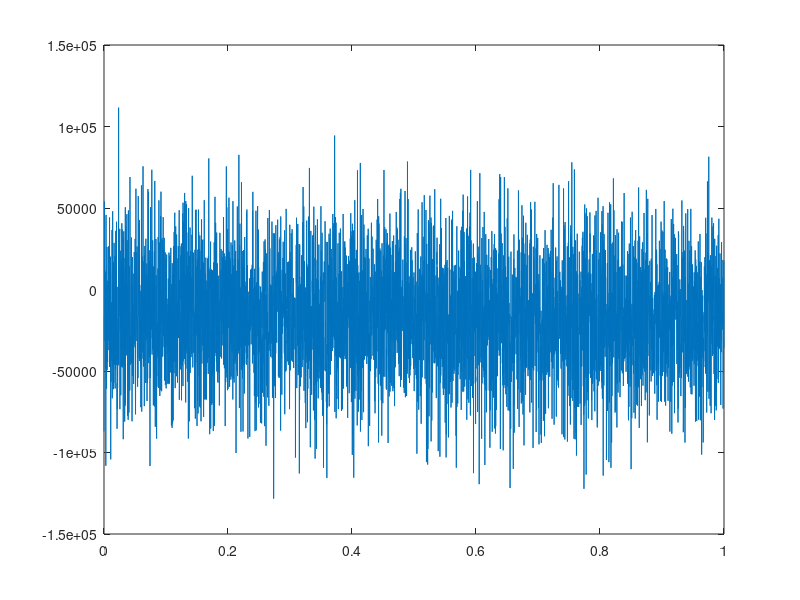
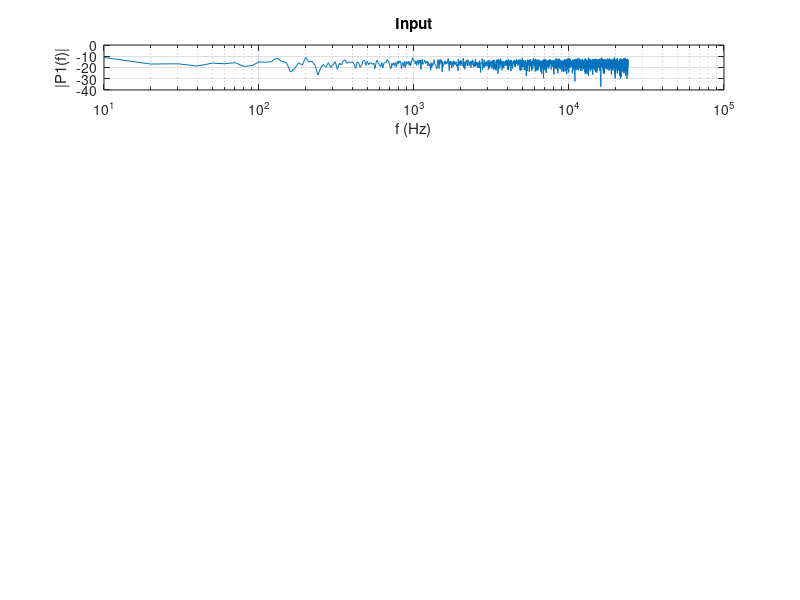

The MATLAB script that drew these images, in order: (Note: this script raises an error after producing the figures.)

Fs=48000;

L=48000*0.1;
t=linspace(0,1,L);
input=32767*sin(2*pi*t*10000);

%%testbench test
% for type = 0:3
%     res=64;
%     for freq = 0:127
%         for i = 1:48
%             andrew_filter(input(i),freq,res,type);
%         end
%     end
%     freq=64;
%     for res = 0:127
%         for i = 1:48
%             andrew_filter(input(i),freq,res,type);
%         end
%     end
% end



input = 32767*(randn(1,L)-.5);

figure(1)
plot(t,input)

output = zeros(L);

figure(2)

subplot(6,1,1)
Y = fft(input);
P2 = abs(Y/L);
P1 = P2(1:L/2+1);
P1(2:end-1) = 2*P1(2:end-1);
f = Fs*(0:(L/2))/L;
semilogx(f,10*log10(P1/32767))
title("Input")
xlabel("f (Hz)")
ylabel("|P1(f)|")
grid on;

res=64;
%%%%%%%%%%%%%%%%%%%%%%%% LPF %%%%%%%%%%%%%%%%%%%%%%%
CC = 0;
type = 0;
 for i = 1:L
    output(i) = andrew_filter(input(i),CC,res,type);
 end
  
     Y_F = fft(output);
     P2 = abs(Y_F/L);
     P1 = P2(1:L/2+1);
     P1(2:end-1) = 2*P1(2:end-1);
     
     subplot(6,5,6)
     semilogx(f,10*log10(P1/32767))
     title("LP output with CC = " + CC)
     xlabel("f (Hz)")
     ylabel("|P1(f)|")
     grid on;
     
CC = 32;
 for i = 1:L
    output(i) = andrew_filter(input(i),CC,res,type);
 end
  
     Y_F = fft(output);
     P2 = abs(Y_F/L);
     P1 = P2(1:L/2+1);
     P1(2:end-1) = 2*P1(2:end-1);
     f = Fs*(0:(L/2))/L;
     
     subplot(6,5,11)
     semilogx(f,10*log10(P1/32767))
     title("LP output with CC = " + CC)
     xlabel("f (Hz)")
     ylabel("|P1(f)|")
     grid on;
     
CC = 64;
 for i = 1:L
    output(i) = andrew_filter(input(i),CC,res,type);
 end
  
     Y_F = fft(output);
     P2 = abs(Y_F/L);
     P1 = P2(1:L/2+1);
     P1(2:end-1) = 2*P1(2:end-1);
     f = Fs*(0:(L/2))/L;
     
     subplot(6,5,16)
     semilogx(f,10*log10(P1/32767))
     title("LP output with CC = " + CC)
     xlabel("f (Hz)")
     ylabel("|P1(f)|")
     grid on;     
     
CC = 96;
 for i = 1:L
    output(i) = andrew_filter(input(i),CC,res,type);
 end
  
     Y_F = fft(output);
     P2 = abs(Y_F/L);
     P1 = P2(1:L/2+1);
     P1(2:end-1) = 2*P1(2:end-1);
     f = Fs*(0:(L/2))/L;
     
     subplot(6,5,21)
     semilogx(f,10*log10(P1/32767))
     title("LP output with CC = " + CC)
     xlabel("f (Hz)")
     ylabel("|P1(f)|") 
     grid on;
     
CC = 127;
 for i = 1:L
    output(i) = andrew_filter(input(i),CC,res,type);
 end
  
     Y_F = fft(output);
     P2 = abs(Y_F/L);
     P1 = P2(1:L/2+1);
     P1(2:end-1) = 2*P1(2:end-1);
     f = Fs*(0:(L/2))/L;
     
     subplot(6,5,26)
     semilogx(f,10*log10(P1/32767))
     title("LP output with CC = " + CC)
     xlabel("f (Hz)")
     ylabel("|P1(f)|")
     grid on;
     
%%%%%%%%%%%%%%%%%%%%%%%% HPF %%%%%%%%%%%%%%%%%%%%%%%
CC = 0;
type = 1;
 for i = 1:L
    output(i) = andrew_filter(input(i),CC,res,type);
 end
  
     Y_F = fft(output);
     P2 = abs(Y_F/L);
     P1 = P2(1:L/2+1);
     P1(2:end-1) = 2*P1(2:end-1);
     
     subplot(6,5,6+type)
     semilogx(f,10*log10(P1/32767))
     title("HP output with CC = " + CC)
     xlabel("f (Hz)")
     ylabel("|P1(f)|")
     grid on;
     
CC = 32;
 for i = 1:L
    output(i) = andrew_filter(input(i),CC,res,type);
 end
  
     Y_F = fft(output);
     P2 = abs(Y_F/L);
     P1 = P2(1:L/2+1);
     P1(2:end-1) = 2*P1(2:end-1);
     f = Fs*(0:(L/2))/L;
     
     subplot(6,5,11+type)
     semilogx(f,10*log10(P1/32767))
     title("HP output with CC = " + CC)
     xlabel("f (Hz)")
     ylabel("|P1(f)|")
     grid on;

CC = 64;
 for i = 1:L
    output(i) = andrew_filter(input(i),CC,res,type);
 end
  
     Y_F = fft(output);
     P2 = abs(Y_F/L);
     P1 = P2(1:L/2+1);
     P1(2:end-1) = 2*P1(2:end-1);
     f = Fs*(0:(L/2))/L;
     
     subplot(6,5,16+type)
     semilogx(f,10*log10(P1/32767))
     title("HP output with CC = " + CC)
     xlabel("f (Hz)")
     ylabel("|P1(f)|")
     grid on;
     
CC = 96;
 for i = 1:L
    output(i) = andrew_filter(input(i),CC,res,type);
 end
  
     Y_F = fft(output);
     P2 = abs(Y_F/L);
     P1 = P2(1:L/2+1);
     P1(2:end-1) = 2*P1(2:end-1);
     f = Fs*(0:(L/2))/L;
     
     subplot(6,5,21+type)
     semilogx(f,10*log10(P1/32767))
     title("HP output with CC = " + CC)
     xlabel("f (Hz)")
     ylabel("|P1(f)|") 
     grid on;
     
CC = 127;
 for i = 1:L
    output(i) = andrew_filter(input(i),CC,res,type);
 end
  
     Y_F = fft(output);
     P2 = abs(Y_F/L);
     P1 = P2(1:L/2+1);
     P1(2:end-1) = 2*P1(2:end-1);
     f = Fs*(0:(L/2))/L;
     
     subplot(6,5,26+type)
     semilogx(f,10*log10(P1/32767))
     title("HP output with CC = " + CC)
     xlabel("f (Hz)")
     ylabel("|P1(f)|")
     grid on;
     
%%%%%%%%%%%%%%%%%%%%%%%% BPF %%%%%%%%%%%%%%%%%%%%%%%
CC = 0;
type = 2;
 for i = 1:L
    output(i) = andrew_filter(input(i),CC,res,type);
 end
  
     Y_F = fft(output);
     P2 = abs(Y_F/L);
     P1 = P2(1:L/2+1);
     P1(2:end-1) = 2*P1(2:end-1);
     
     subplot(6,5,6+type)
     semilogx(f,10*log10(P1/32767))
     title("BP output with CC = " + CC)
     xlabel("f (Hz)")
     ylabel("|P1(f)|")
     grid on;
     
CC = 32;
 for i = 1:L
    output(i) = andrew_filter(input(i),CC,res,type);
 end
  
     Y_F = fft(output);
     P2 = abs(Y_F/L);
     P1 = P2(1:L/2+1);
     P1(2:end-1) = 2*P1(2:end-1);
     f = Fs*(0:(L/2))/L;
     
     subplot(6,5,11+type)
     semilogx(f,10*log10(P1/32767))
     title("BP output with CC = " + CC)
     xlabel("f (Hz)")
     ylabel("|P1(f)|")
     grid on;

CC = 64;
 for i = 1:L
    output(i) = andrew_filter(input(i),CC,res,type);
 end
  
     Y_F = fft(output);
     P2 = abs(Y_F/L);
     P1 = P2(1:L/2+1);
     P1(2:end-1) = 2*P1(2:end-1);
     f = Fs*(0:(L/2))/L;
     
     subplot(6,5,16+type)
     semilogx(f,10*log10(P1/32767))
     title("BP output with CC = " + CC)
     xlabel("f (Hz)")
     ylabel("|P1(f)|")
     grid on;
     
CC = 96;
 for i = 1:L
    output(i) = andrew_filter(input(i),CC,res,type);
 end
  
     Y_F = fft(output);
     P2 = abs(Y_F/L);
     P1 = P2(1:L/2+1);
     P1(2:end-1) = 2*P1(2:end-1);
     f = Fs*(0:(L/2))/L;
     
     subplot(6,5,21+type)
     semilogx(f,10*log10(P1/32767))
     title("BP output with CC = " + CC)
     xlabel("f (Hz)")
     ylabel("|P1(f)|") 
     grid on;
     
CC = 127;
 for i = 1:L
    output(i) = andrew_filter(input(i),CC,res,type);
 end
  
     Y_F = fft(output);
     P2 = abs(Y_F/L);
     P1 = P2(1:L/2+1);
     P1(2:end-1) = 2*P1(2:end-1);
     f = Fs*(0:(L/2))/L;
     
     subplot(6,5,26+type)
     semilogx(f,10*log10(P1/32767))
     title("BP output with CC = " + CC)
     xlabel("f (Hz)")
     ylabel("|P1(f)|")
     grid on;
     
     
%%%%%%%%%%%%%%%%%%%%%%%% BRF %%%%%%%%%%%%%%%%%%%%%%%
CC = 0;
type = 3;
 for i = 1:L
    output(i) = andrew_filter(input(i),CC,res,type);
 end
  
     Y_F = fft(output);
     P2 = abs(Y_F/L);
     P1 = P2(1:L/2+1);
     P1(2:end-1) = 2*P1(2:end-1);
     
     subplot(6,5,6+type)
     semilogx(f,10*log10(P1/32767))
     title("BR output with CC = " + CC)
     xlabel("f (Hz)")
     ylabel("|P1(f)|")
     grid on;
     
CC = 32;
 for i = 1:L
    output(i) = andrew_filter(input(i),CC,res,type);
 end
  
     Y_F = fft(output);
     P2 = abs(Y_F/L);
     P1 = P2(1:L/2+1);
     P1(2:end-1) = 2*P1(2:end-1);
     f = Fs*(0:(L/2))/L;
     
     subplot(6,5,11+type)
     semilogx(f,10*log10(P1/32767))
     title("BR output with CC = " + CC)
     xlabel("f (Hz)")
     ylabel("|P1(f)|")
     grid on;

CC = 64;
 for i = 1:L
    output(i) = andrew_filter(input(i),CC,res,type);
 end
  
     Y_F = fft(output);
     P2 = abs(Y_F/L);
     P1 = P2(1:L/2+1);
     P1(2:end-1) = 2*P1(2:end-1);
     f = Fs*(0:(L/2))/L;
     
     subplot(6,5,16+type)
     semilogx(f,10*log10(P1/32767))
     title("BR output with CC = " + CC)
     xlabel("f (Hz)")
     ylabel("|P1(f)|")
     grid on;
     
CC = 96;
 for i = 1:L
    output(i) = andrew_filter(input(i),CC,res,type);
 end
  
     Y_F = fft(output);
     P2 = abs(Y_F/L);
     P1 = P2(1:L/2+1);
     P1(2:end-1) = 2*P1(2:end-1);
     f = Fs*(0:(L/2))/L;
     
     subplot(6,5,21+type)
     semilogx(f,10*log10(P1/32767))
     title("BR output with CC = " + CC)
     xlabel("f (Hz)")
     ylabel("|P1(f)|")
     grid on; 
     
CC = 127;
 for i = 1:L
    output(i) = andrew_filter(input(i),CC,res,type);
 end
  
     Y_F = fft(output);
     P2 = abs(Y_F/L);
     P1 = P2(1:L/2+1);
     P1(2:end-1) = 2*P1(2:end-1);
     f = Fs*(0:(L/2))/L;
     
     subplot(6,5,26+type)
     semilogx(f,10*log10(P1/32767))
     title("BR output with CC = " + CC)
     xlabel("f (Hz)")
     ylabel("|P1(f)|")
     grid on;

     
%%%%%%%%%%%%%%%%%%%%%%%% RES test%%%%%%%%%%%%%%%%%%%%%%%%%%%%
CC = 96;
type = 1;
res_CC = 0;
 for i = 1:L
    output(i) = andrew_filter(input(i),CC,res_CC,type);
 end
  
     Y_F = fft(output);
     P2 = abs(Y_F/L);
     P1 = P2(1:L/2+1);
     P1(2:end-1) = 2*P1(2:end-1);
     
     subplot(6,5,10)
     semilogx(f,10*log10(P1/32767))
     title("HP output with CC = " + CC + " and res = " + res_CC)
     xlabel("f (Hz)")
     ylabel("|P1(f)|")
     grid on;
     
res_CC = 32;
 for i = 1:L
    output(i) = andrew_filter(input(i),CC,res_CC,type);
 end
  
     Y_F = fft(output);
     P2 = abs(Y_F/L);
     P1 = P2(1:L/2+1);
     P1(2:end-1) = 2*P1(2:end-1);
     f = Fs*(0:(L/2))/L;
     
     subplot(6,5,15)
     semilogx(f,10*log10(P1/32767))
     title("HP output with CC = " + CC + " and res = " + res_CC)
     xlabel("f (Hz)")
     ylabel("|P1(f)|")
     grid on;

res_CC = 64;
 for i = 1:L
    output(i) = andrew_filter(input(i),CC,res_CC,type);
 end
  
     Y_F = fft(output);
     P2 = abs(Y_F/L);
     P1 = P2(1:L/2+1);
     P1(2:end-1) = 2*P1(2:end-1);
     f = Fs*(0:(L/2))/L;
     
     subplot(6,5,20)
     semilogx(f,10*log10(P1/32767))
     title("HP output with CC = " + CC + " and res = " + res_CC)
     xlabel("f (Hz)")
     ylabel("|P1(f)|")
     grid on;
     
res_CC = 96;
 for i = 1:L
    output(i) = andrew_filter(input(i),CC,res_CC,type);
 end
  
     Y_F = fft(output);
     P2 = abs(Y_F/L);
     P1 = P2(1:L/2+1);
     P1(2:end-1) = 2*P1(2:end-1);
     f = Fs*(0:(L/2))/L;
     
     subplot(6,5,25)
     semilogx(f,10*log10(P1/32767))
     title("HP output with CC = " + CC + " and res = " + res_CC)
     xlabel("f (Hz)")
     ylabel("|P1(f)|") 
     grid on;
     
res_CC = 127;
 for i = 1:L
    output(i) = andrew_filter(input(i),CC,res_CC,type);
 end
  
     Y_F = fft(output);
     P2 = abs(Y_F/L);
     P1 = P2(1:L/2+1);
     P1(2:end-1) = 2*P1(2:end-1);
     f = Fs*(0:(L/2))/L;
     
     subplot(6,5,30)
     semilogx(f,10*log10(P1/32767))
     title("HP output with CC = " + CC + " and res = " + res_CC)
     xlabel("f (Hz)")
     ylabel("|P1(f)|")
     grid on;

 